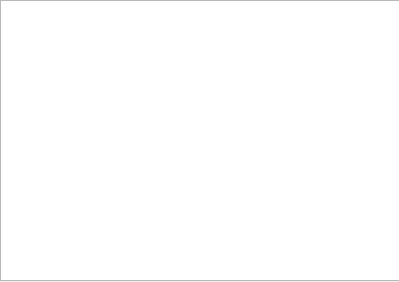
<?xml version="1.0" encoding="UTF-8"?>
<ui version="4.0">
 <class>Scorebook</class>
 <widget class="QWidget" name="Scorebook">
  <property name="geometry">
   <rect>
    <x>0</x>
    <y>0</y>
    <width>399</width>
    <height>282</height>
   </rect>
  </property>
  <property name="windowTitle">
   <string>Form</string>
  </property>
  <widget class="QListWidget" name="listWidget">
   <property name="geometry">
    <rect>
     <x>0</x>
     <y>0</y>
     <width>401</width>
     <height>281</height>
    </rect>
   </property>
  </widget>
 </widget>
 <resources/>
 <connections/>
</ui>
